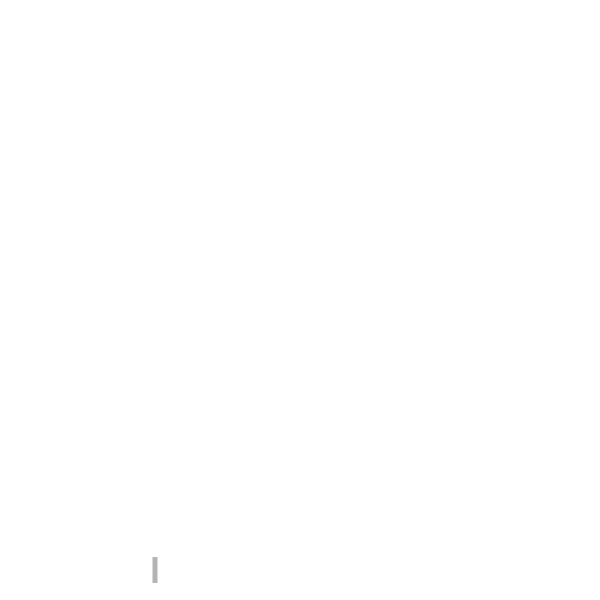
Frame 1 (no input)
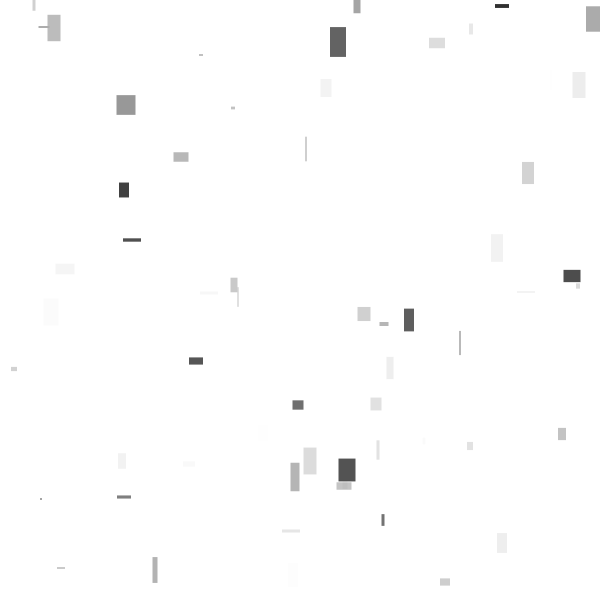
Frame 60 (the mouse pressed at the canvas centre just before this capture)
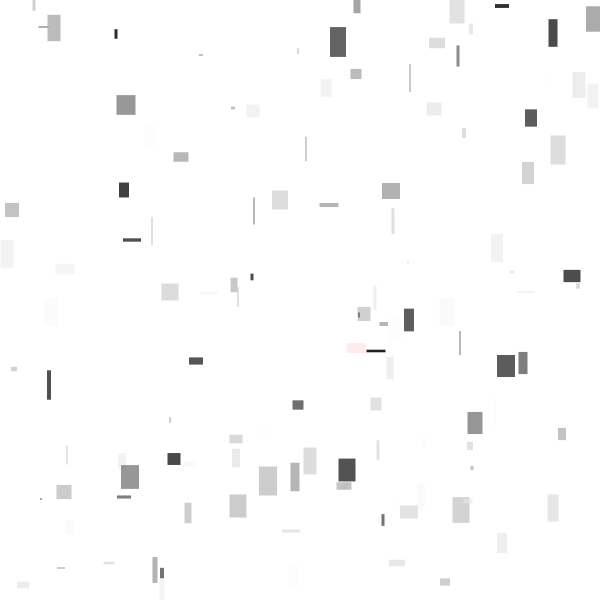
Frame 120 (the mouse held since frame 60 and released just before this capture)

The Processing sketch that drew these frames (run headless with seeded random() and noise(); from frame 60 on, the mouse is pressed at the canvas centre):

// Processing sketch: processing_103322
// ── processing_103322.pde

int fillRed = int(random(0,1600)); 

void setup(){
  size(600,600);
  background(255);
  //stroke(0);
  noStroke();
  noFill();
  rectMode(CENTER);
}

void draw(){
  drawBox(int(random(600)),int(random(600)));
}

void drawBox(int xpos, int ypos){
  //float boxHeight = abs(cos(random(0,2*PI))*20.0);
  int boxHeight = int(random(1,20));
  //float boxWidth = abs(sin(random(0,2*PI))*20.0);
  float boxWidth = random(1,30);
  //println(boxHeight);
  //int newFill = int(random(0,600));
  if(fillRed == int(random(0,1600))) {
    fill(255,0,0,random(255));
  } else {
    fill(random(255),random(255));
  }
  rect(xpos,ypos,boxHeight,boxWidth);
}
